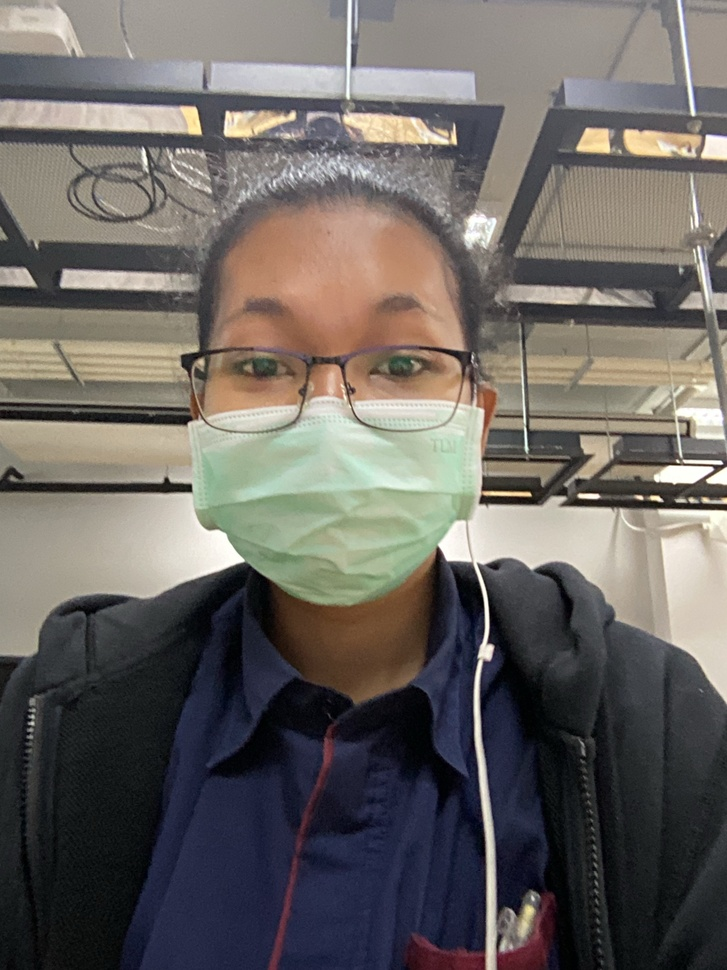
#> input picture Com_Vi/Week05/me.jpg, 727 x 970 px, shrunk from 3024 x 4032 before the run
$ python Lab5_1.py
#> lines starting #> are read from the running program, lines starting #| are printed output that depends on the picture
'''จงปรับปรุงโค้ดเพื่อนำ Midpoint filter เพิ่มมาอีก 1 อัลกอริทึม
และปรับปรุงให้โค้ดทำงานร่วมกับรูปภาพของตนเอง และปรับปรุงการแสดงผลให้แสดงภาพผลลัพธ์แทนอาเรย์ จากนั้นนำโค้ดที่แก้ไข และผลลัพธ์ที่ได้มาใส่ด้านล่าง
รูปตัวเอง'''

# [55 lines of commented-out code are left out]


import numpy as np
from scipy.ndimage import median_filter, maximum_filter, minimum_filter
import matplotlib.pyplot as plt
from PIL import Image


def apply_median_filter(image, size):
    return median_filter(image, size=size)

def apply_max_filter(image, size):
    return maximum_filter(image, size=size)

def apply_min_filter(image, size):
    return minimum_filter(image, size=size)

def apply_midpoint_filter(image, size):
    min_filtered = minimum_filter(image, size=size)
    max_filtered = maximum_filter(image, size=size)
    return (min_filtered + max_filtered) / 2

def main():
    image = np.array(Image.open('me.jpg').convert('L'))
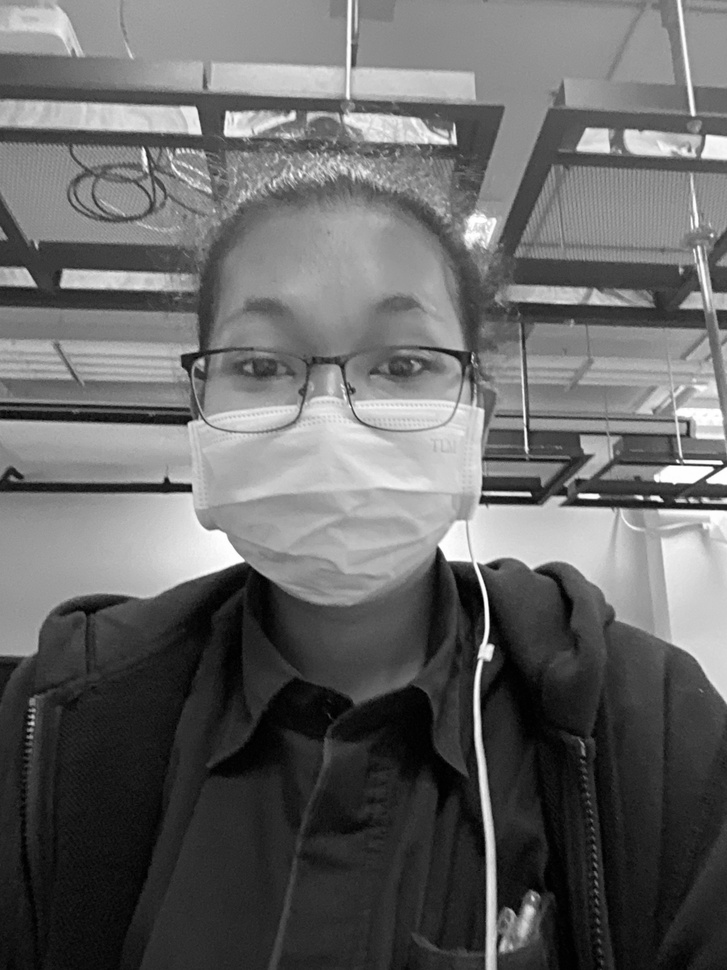
#> image: shape (970, 727); min 0, max 255, mean 102.8
    filter_size = 3

    # Apply filters
    median_filtered = apply_median_filter(image, size=filter_size)
    max_filtered = apply_max_filter(image, size=filter_size)
#> in apply_max_filter, `return maximum_filter(image, size=size)`:
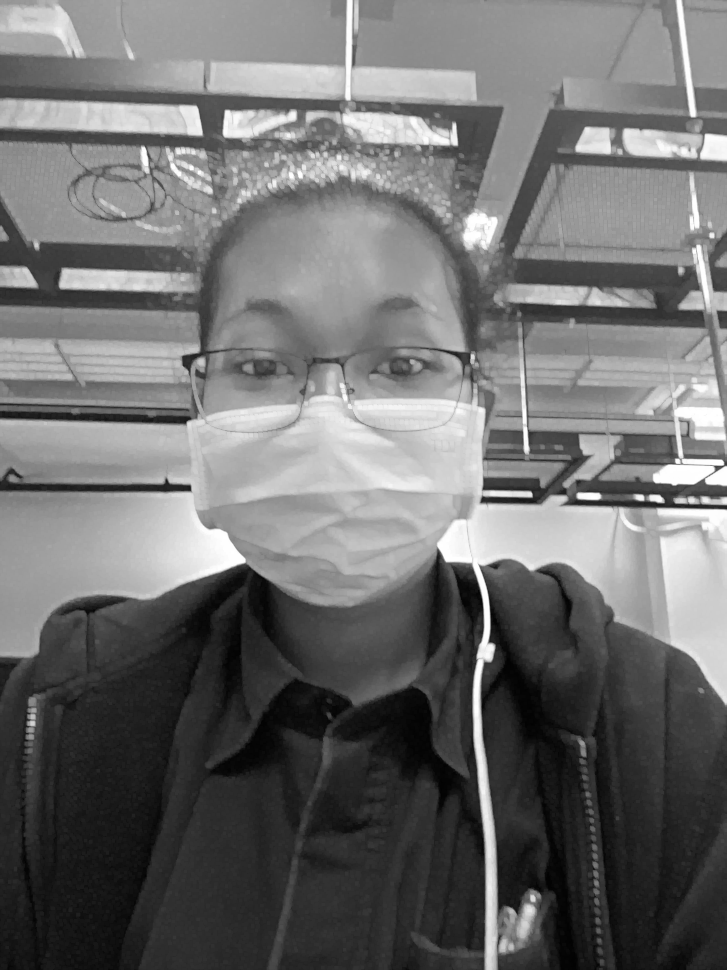
#> returned value: shape (970, 727); min 1, max 255, mean 110.6
    min_filtered = apply_min_filter(image, size=filter_size)
#> in apply_min_filter, `return minimum_filter(image, size=size)`:
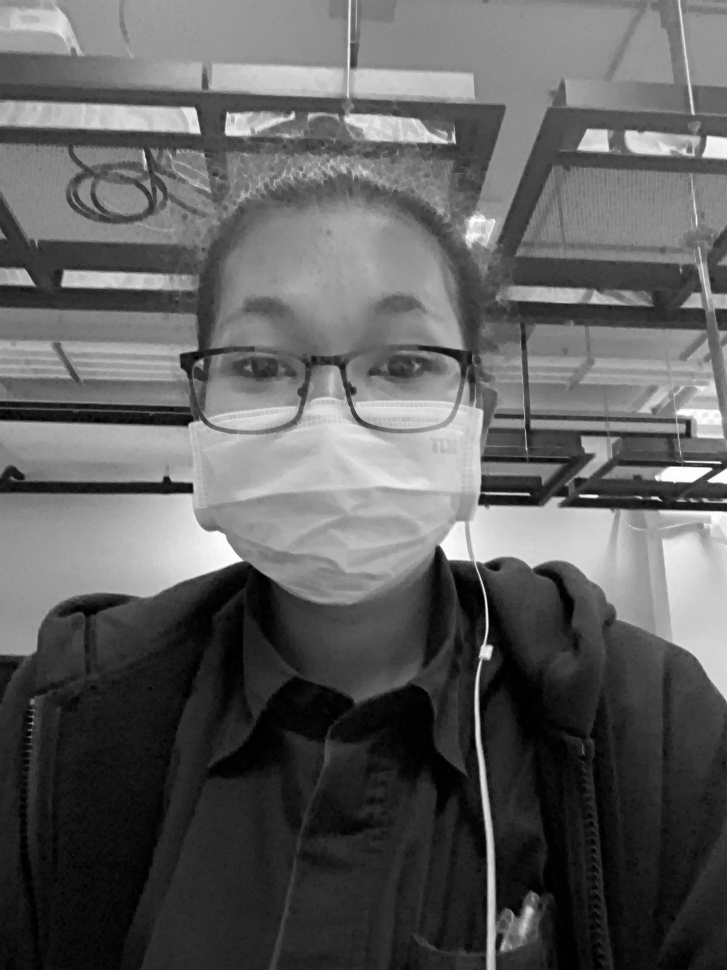
#> returned value: shape (970, 727); min 0, max 254, mean 95.1
    midpoint_filtered = apply_midpoint_filter(image, size=filter_size)
#> in apply_midpoint_filter, `return (min_filtered + max_filtered) / 2`:
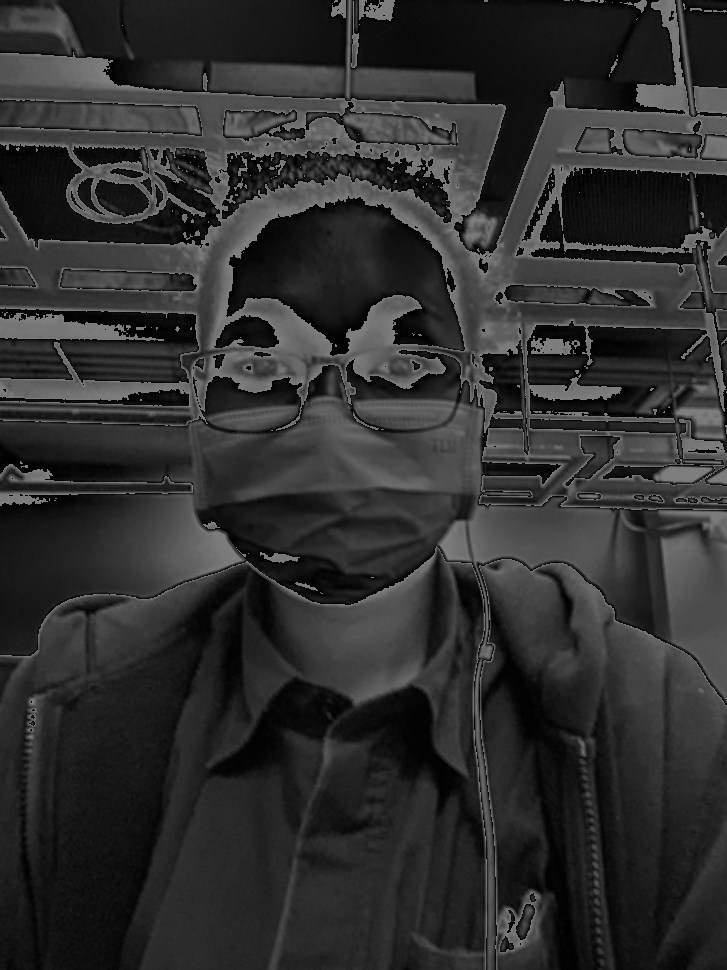
#> returned value: shape (970, 727) float64; min 0, max 127.5, mean 47.3

    # Display results
    plt.figure(figsize=(10, 8))

    plt.subplot(2, 3, 1)
    plt.title("Original Image")
    plt.imshow(image, cmap="gray")
    plt.colorbar()

    plt.subplot(2, 3, 2)
    plt.title("Median Filtered")
    plt.imshow(median_filtered, cmap="gray")
    plt.colorbar()

    plt.subplot(2, 3, 3)
    plt.title("Max Filtered")
    plt.imshow(max_filtered, cmap="gray")
    plt.colorbar()

    plt.subplot(2, 3, 4)
    plt.title("Min Filtered")
    plt.imshow(min_filtered, cmap="gray")
    plt.colorbar()

    plt.subplot(2, 3, 5)
    plt.title("Midpoint Filtered")
    plt.imshow(midpoint_filtered, cmap="gray")
    plt.colorbar()

    plt.tight_layout()
    plt.show()
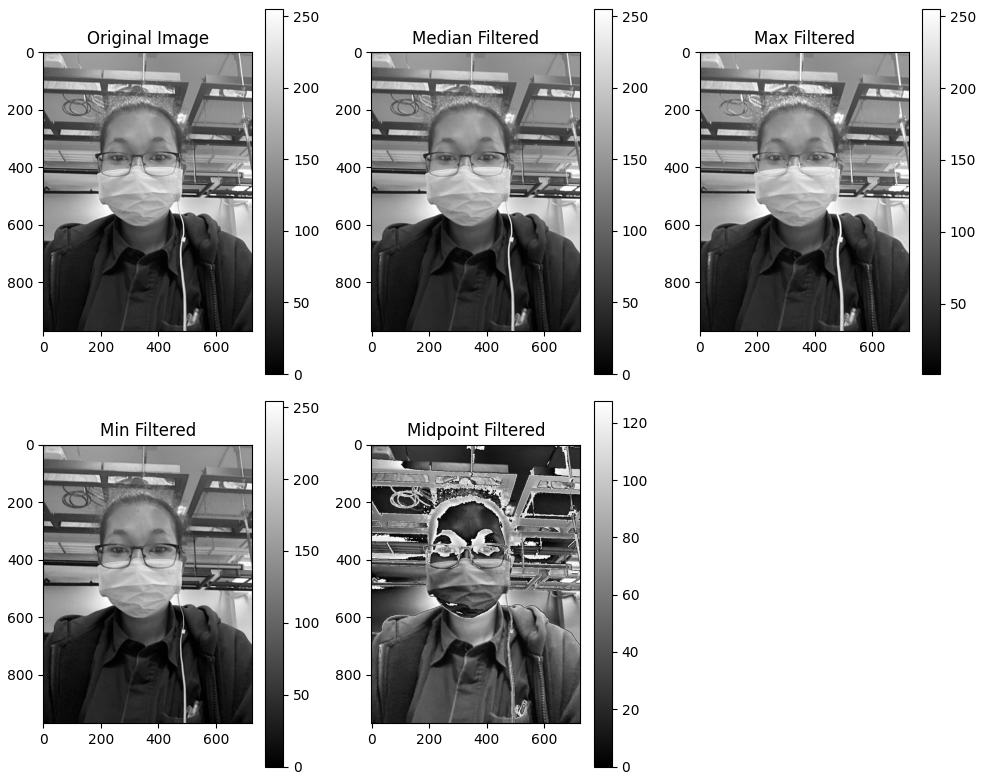
#> figure drawn by matplotlib, 10 panels

if __name__ == "__main__":
    main()

$ run again, with Com_Vi/Week05/eye.jpg copied over Com_Vi/Week05/me.jpg
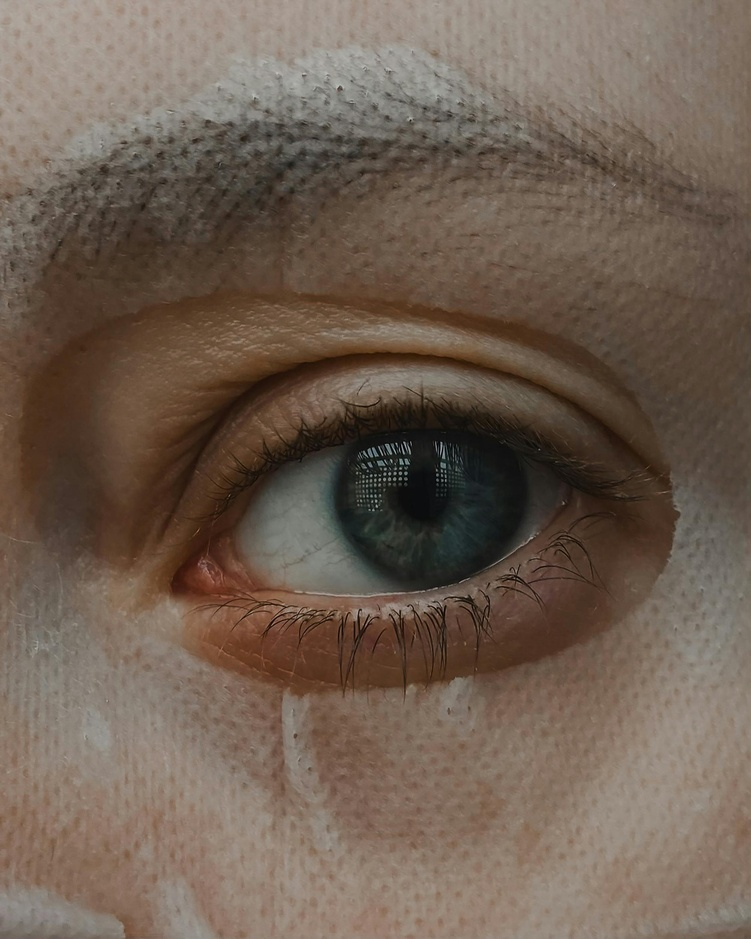
#> input picture Com_Vi/Week05/eye.jpg, 751 x 939 px, shrunk from 2000 x 2500 before the run
#> in main, `image = np.array(Image.open('me.jpg').convert('L'))`:
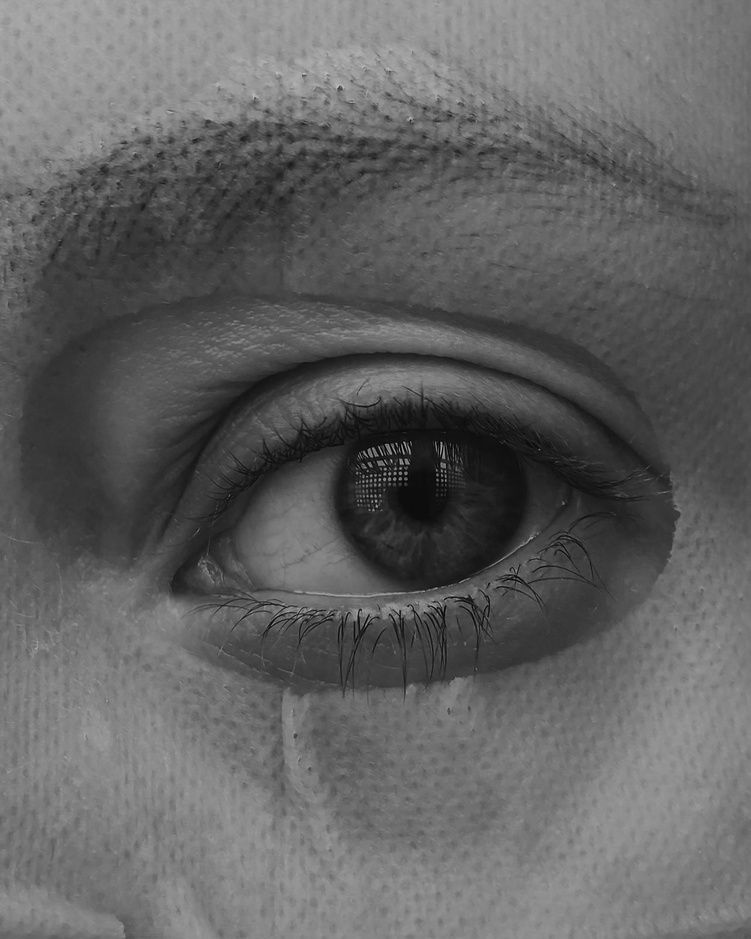
#> image: shape (939, 751); min 0, max 193, mean 98.6
#> in apply_midpoint_filter, `return (min_filtered + max_filtered) / 2`:
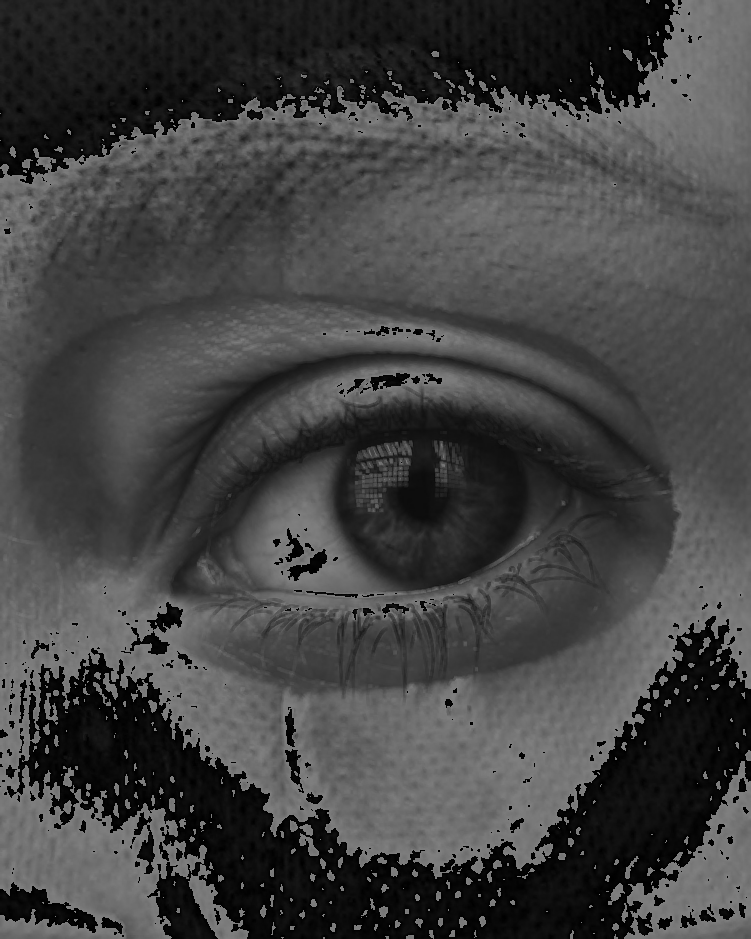
#> returned value: shape (939, 751) float64; min 0, max 127.5, mean 66.8
